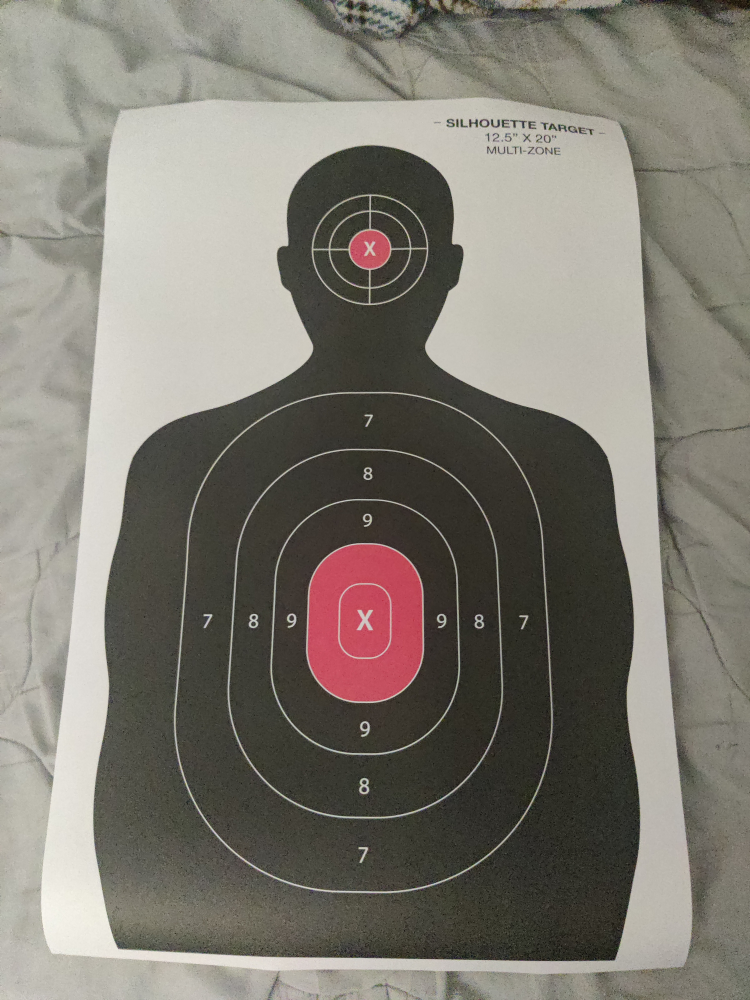
#> input picture Images/Training/IMG_20250104_140018.jpg, 3000 x 4000 px (shown at 1/4 size); its folder holds 3 pictures in this run
$ python make_synthetic.py
#> lines starting #> are read from the running program, lines starting #| are printed output that depends on the picture; after the words box and inside, x2 and y2 are one past the last pixel; in counts of white or black regions, pixels touching at a corner belong together
"""
Make a synthetic test set: adds realistic airsoft BB holes at known positions
to the blank training photos, so hit detection can be measured before real
shot targets are available.

Usage:
    python tools/make_synthetic.py [--out web/test/data] [--variants 3] [--seed 1]

For every training photo it writes, at phone-canvas size (long side 1600 px):
    <name>_blank.rgba            the untouched photo (false-positive baseline)
    <name>_v<k>.rgba             the photo with holes
    <name>_v<k>.jpg              preview of the same image
    manifest.json                sizes, true paper corners and true hole centers

Holes are drawn at full camera resolution (perspective-correct ellipses with
ragged edges, torn paper fibres, what shows through the hole, slight blur and
JPEG compression), then downscaled, so they look like they would in a photo.
"""

import argparse
import json
import os

import cv2
import numpy as np

HERE = os.path.dirname(os.path.abspath(__file__))
REPO = os.path.dirname(HERE)
TRAIN = os.path.join(REPO, "Images", "Training")
LONG_SIDE = 1600

# Silhouette target paper size (inches) and hand-labelled paper corners
# (TL, TR, BR, BL) in 1600-px image coordinates. Corners outside the frame
# are extrapolated from the visible paper edges.
PAPER_IN = (12.5, 20.0)
CORNERS = {
    "IMG_20250104_140018": [[174, 167], [1000, 194], [1100, 1545], [70, 1533]],
    "IMG_20250104_140248": [[110, 15], [1020, 45], [1085, 1325], [226, 1444]],
    "IMG_20250104_140253": [[-146, 103], [908, -152], [1190, 1375], [145, 1515]],
}
BB_DIAM_IN = 0.236  # 6 mm

# What shows through a hole: (name, BGR colour range)
BACKGROUNDS = [
    ("cardboard", (60, 95, 130), (95, 135, 170)),
    ("wall_shadow", (120, 125, 125), (175, 180, 180)),
    ("dark", (30, 30, 30), (70, 70, 75)),
]


def homography(src, dst):
    return cv2.getPerspectiveTransform(np.float32(src), np.float32(dst))


def apply_h(H, x, y):
    v = H @ np.array([x, y, 1.0])
    return v[:2] / v[2]


def pick_holes(rng, H_p2i, size):
    """Return hole centres in paper inches: a group, a few flyers, one touching pair."""
    w, h = size
    pw, ph = PAPER_IN

    def ok(p):
        x, y = p
        if not (0.6 < x < pw - 0.6 and 0.6 < y < ph - 0.6):
            return False
        u, v = apply_h(H_p2i, x, y)
        return 30 < u < w - 30 and 30 < v < h - 30

    pts = []
    for _ in range(200):
        cx, cy = rng.uniform(2.5, pw - 2.5), rng.uniform(4, ph - 3)
        if ok((cx, cy)):
            break
    sd = rng.uniform(0.6, 1.4)
    tries = 0
    while len(pts) < 8 and tries < 500:
        tries += 1
        p = (cx + rng.normal(0, sd), cy + rng.normal(0, sd))
        if ok(p) and all(np.hypot(p[0] - q[0], p[1] - q[1]) > 0.35 for q in pts):
            pts.append(p)
    while len(pts) < 11 and tries < 1500:
        tries += 1
        p = (rng.uniform(0.8, pw - 0.8), rng.uniform(0.8, ph - 0.8))
        if ok(p) and all(np.hypot(p[0] - q[0], p[1] - q[1]) > 0.5 for q in pts):
            pts.append(p)
    # A touching pair: two BBs 0.7 diameters apart (one ragged hole).
    for _ in range(300):
        a = (rng.uniform(1.5, pw - 1.5), rng.uniform(1.5, ph - 1.5))
        ang = rng.uniform(0, np.pi)
        b = (a[0] + 0.7 * BB_DIAM_IN * np.cos(ang), a[1] + 0.7 * BB_DIAM_IN * np.sin(ang))
        if ok(a) and ok(b) and all(np.hypot(a[0] - q[0], a[1] - q[1]) > 0.6 for q in pts):
            pts += [a, b]
            break
    return pts


def draw_hole(img, rng, H_full, p_in, bg):
    """Draw one hole at paper position p_in onto the full-res BGR image."""
    r_in = BB_DIAM_IN / 2 * rng.uniform(0.95, 1.25)  # paper tears a little wider than the BB
    n = 28
    angles = np.linspace(0, 2 * np.pi, n, endpoint=False)
    jag = 1 + 0.12 * rng.standard_normal(n)
    jag = np.convolve(np.r_[jag[-2:], jag, jag[:2]], np.ones(3) / 3, "valid")[1:-1]
    poly = []
    ring = []
    for a, j in zip(angles, jag):
        poly.append(apply_h(H_full, p_in[0] + r_in * j * np.cos(a), p_in[1] + r_in * j * np.sin(a)))
        ring.append(apply_h(H_full, p_in[0] + r_in * (j + 0.28) * np.cos(a), p_in[1] + r_in * (j + 0.28) * np.sin(a)))
    poly = np.int32(np.round(poly))
    ring = np.int32(np.round(ring))

    x0, y0 = np.min(ring, axis=0) - 6
    x1, y1 = np.max(ring, axis=0) + 6
    H, W = img.shape[:2]
    x0, y0 = max(0, x0), max(0, y0)
    x1, y1 = min(W, x1), min(H, y1)
    if x1 <= x0 or y1 <= y0:
        return
    roi = img[y0:y1, x0:x1].astype(np.float32)
    m_hole = np.zeros(roi.shape[:2], np.uint8)
    m_ring = np.zeros(roi.shape[:2], np.uint8)
    cv2.fillPoly(m_hole, [poly - [x0, y0]], 255)
    cv2.fillPoly(m_ring, [ring - [x0, y0]], 255)
    m_ring = cv2.subtract(m_ring, m_hole)

    lum = cv2.cvtColor(roi.astype(np.uint8), cv2.COLOR_BGR2GRAY).astype(np.float32)
    # Torn fibres: light on dark ink, a faint shadow on light paper.
    fib = (m_ring > 0)
    on_dark = lum < 120
    fib_noise = rng.uniform(0.35, 0.75, size=roi.shape[:2])
    for c in range(3):
        ch = roi[..., c]
        light = ch * (1 - fib_noise) + 225 * fib_noise
        shadow = ch * 0.85
        ch[fib & on_dark] = light[fib & on_dark]
        ch[fib & ~on_dark] = shadow[fib & ~on_dark]

    lo, hi = np.array(bg[1], np.float32), np.array(bg[2], np.float32)
    base = lo + (hi - lo) * rng.uniform()
    # Inner shadow: the far side of the hole is darker.
    yy, xx = np.mgrid[0:roi.shape[0], 0:roi.shape[1]]
    cx, cy = np.mean(poly, axis=0) - [x0, y0]
    rr = np.hypot(xx - cx, yy - cy) / max(1.0, np.max(np.hypot(*(poly - np.mean(poly, axis=0)).T)))
    shade = 1 - 0.25 * np.clip(rr, 0, 1)
    noise = rng.normal(0, 6, size=roi.shape)
    hole_px = base[None, None, :] * shade[..., None] + noise
    sel = m_hole > 0
    roi[sel] = hole_px[sel]

    img[y0:y1, x0:x1] = np.clip(roi, 0, 255).astype(np.uint8)


def main():
    ap = argparse.ArgumentParser()
    ap.add_argument("--out", default=os.path.join(REPO, "web", "test", "data"))
    ap.add_argument("--variants", type=int, default=3)
    ap.add_argument("--seed", type=int, default=1)
    args = ap.parse_args()
    os.makedirs(args.out, exist_ok=True)
    rng = np.random.default_rng(args.seed)
    manifest = {"paper_in": PAPER_IN, "bb_diam_in": BB_DIAM_IN, "images": []}

    for name, corners in CORNERS.items():
        full = cv2.imread(os.path.join(TRAIN, name + ".jpg"))
#> full is the input picture: shape (4000, 3000, 3); mean B, G, R 114.3, 123.1, 127.5
        Hf, Wf = full.shape[:2]
#> Hf = 4000; Wf = 3000
        s = LONG_SIDE / max(Hf, Wf)
#> s = 0.4
        size = (round(Wf * s), round(Hf * s))
#> size = (1200, 1600)
        paper = [[0, 0], [PAPER_IN[0], 0], [PAPER_IN[0], PAPER_IN[1]], [0, PAPER_IN[1]]]
        H_p2i = homography(paper, corners)                       # inches -> 1600 px
        H_full = homography(paper, [[x / s, y / s] for x, y in corners])  # inches -> camera px

        def save(img_full, tag, holes):
#> called with tag = 'blank'
            small = cv2.resize(img_full, size, interpolation=cv2.INTER_AREA)
            rgba = cv2.cvtColor(small, cv2.COLOR_BGR2RGBA)
            base = f"{name}_{tag}"
            open(os.path.join(args.out, base + ".rgba"), "wb").write(rgba.tobytes())
            cv2.imwrite(os.path.join(args.out, base + ".jpg"), small, [cv2.IMWRITE_JPEG_QUALITY, 88])
            manifest["images"].append({
                "file": base, "photo": name, "width": size[0], "height": size[1],
                "corners": corners,
                "holes": [{"xIn": float(p[0]), "yIn": float(p[1]),
                           "px": [float(v) for v in apply_h(H_p2i, *p)], "bg": b}
                          for p, b in holes],
            })

        save(full, "blank", [])
        for k in range(args.variants):
            img = full.copy()
            holes = []
            for p in pick_holes(rng, H_p2i, size):
                bg = BACKGROUNDS[rng.integers(len(BACKGROUNDS))]
                draw_hole(img, rng, H_full, p, bg)
                holes.append((p, bg[0]))
#> this loop made 13 passes
#> pass 1, in draw_hole, `roi = img[y0:y1, x0:x1].astype(np.float32)`:
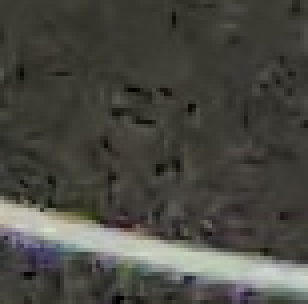
#> roi: shape (76, 77, 3) float32 (shown 4 times larger); mean B, G, R 65.7, 72.4, 72.7
#> pass 1, in draw_hole, `on_dark = lum < 120`:
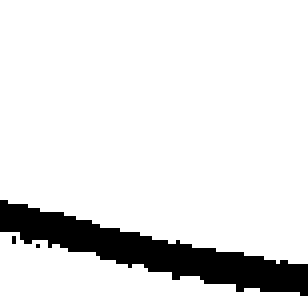
#> on_dark: shape (76, 77) bool (shown 4 times larger); 89.3% white; 3 black regions (2 under 20 px), largest, box (x1, y1, x2, y2) and area: (0, 50, 77, 74) 624
#> pass 2, in draw_hole (call 2), `roi = img[y0:y1, x0:x1].astype(np.float32)`:
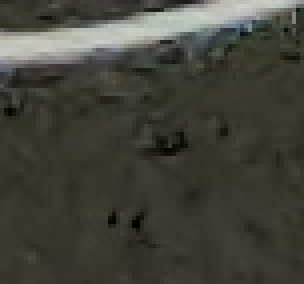
#> roi: shape (71, 76, 3) float32 (shown 4 times larger); mean B, G, R 58.4, 67.1, 66.6
            img = cv2.GaussianBlur(img, (0, 0), 1.0)
            ok, enc = cv2.imencode(".jpg", img, [cv2.IMWRITE_JPEG_QUALITY, 85])
            img = cv2.imdecode(enc, cv2.IMREAD_COLOR)
            save(img, f"v{k}", holes)
            print(name, f"v{k}", len(holes), "holes")
#| IMG_20250104_140018 v0 13 holes
#> pass 2 of the loop in main, `for name, corners in CORNERS.items():`:
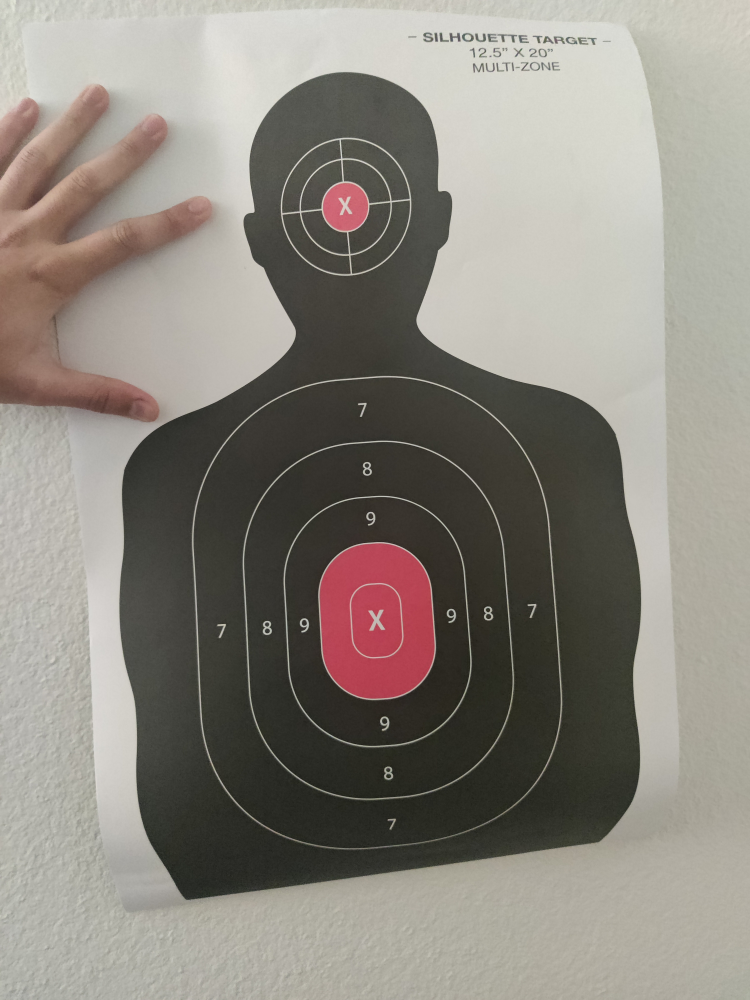
#> input picture Images/Training/IMG_20250104_140248.jpg, 3000 x 4000 px (shown at 1/4 size)
#> in main, full is the input picture: shape (4000, 3000, 3); mean B, G, R 126.6, 134.7, 140
#> the loop in main, `for p in pick_holes(rng, H_p2i, size):` made 13 passes
#> pass 1, in draw_hole (call 40), `on_dark = lum < 120`:
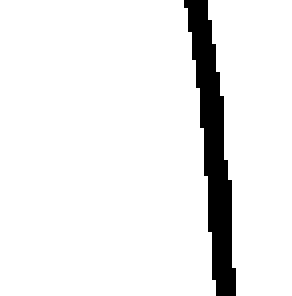
#> on_dark: shape (74, 73) bool (shown 4 times larger); 92.4% white; 1 black region, box (x1, y1, x2, y2) and area: (46, 0, 59, 74) 411
#> pass 2, in draw_hole (call 41), `roi = img[y0:y1, x0:x1].astype(np.float32)`:
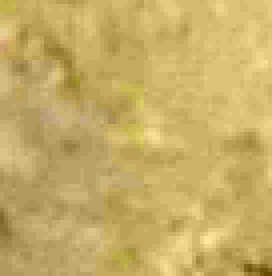
#> roi: shape (69, 68, 3) float32 (shown 4 times larger); mean B, G, R 38, 46.5, 49.4; drawn with min black and max white
#| IMG_20250104_140248 v0 13 holes
#> pass 3 of the loop in main, `for name, corners in CORNERS.items():`:
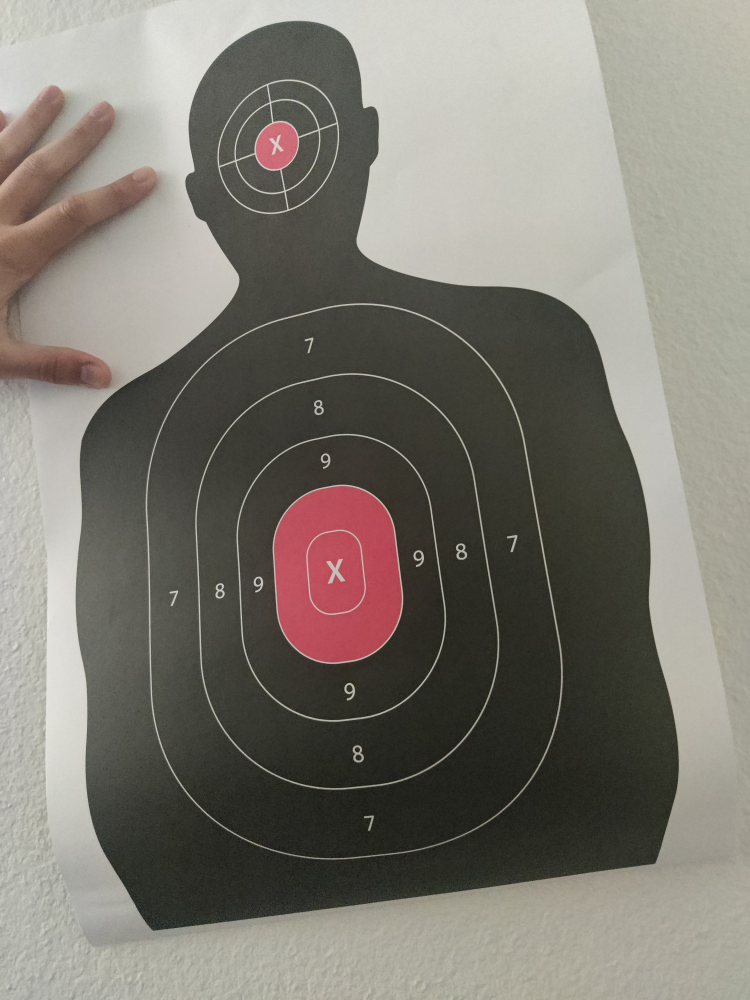
#> input picture Images/Training/IMG_20250104_140253.jpg, 3000 x 4000 px (shown at 1/4 size)
#> in main, full is the input picture: shape (4000, 3000, 3); mean B, G, R 113.6, 122, 126.2
#> the loop in main, `for p in pick_holes(rng, H_p2i, size):` made 13 passes
#> pass 1, in draw_hole (call 79), `roi = img[y0:y1, x0:x1].astype(np.float32)`:
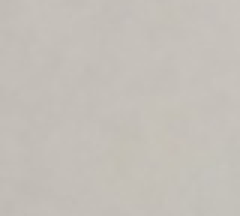
#> roi: shape (72, 80, 3) float32 (shown 3 times larger); mean B, G, R 184.6, 191.1, 195.9
#> pass 2, in draw_hole (call 80), `roi = img[y0:y1, x0:x1].astype(np.float32)`:
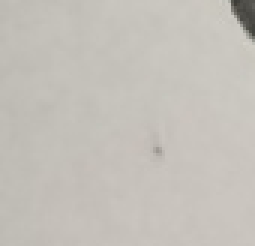
#> roi: shape (82, 85, 3) float32 (shown 3 times larger); mean B, G, R 185.6, 192.2, 196
#| IMG_20250104_140253 v0 13 holes

    with open(os.path.join(args.out, "manifest.json"), "w") as f:
        json.dump(manifest, f, indent=1)


if __name__ == "__main__":
    main()
